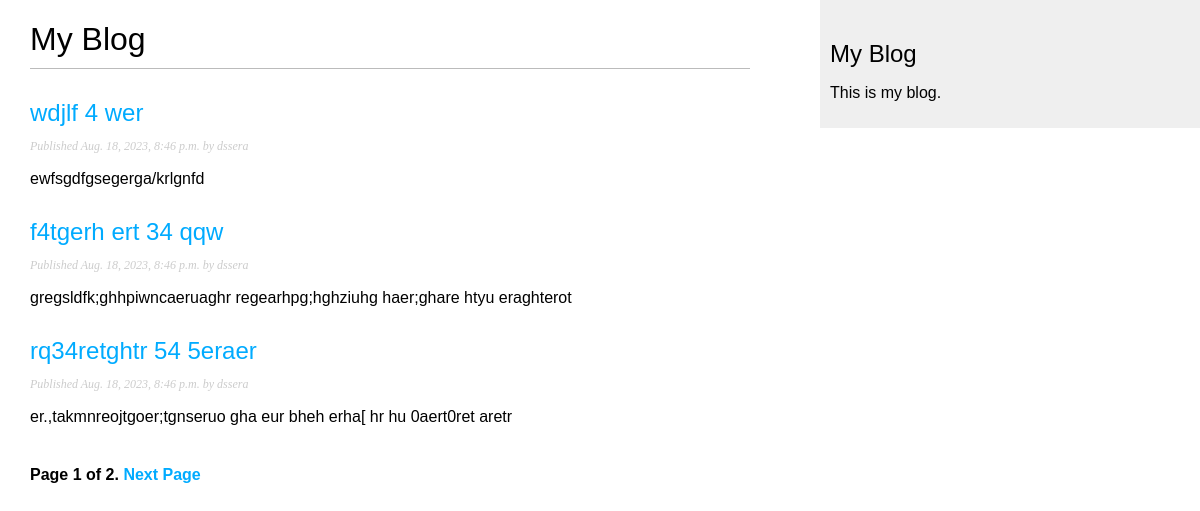
The page / on the database its author committed.
### blog/models.py (models this page shows, shortened)
class Post(models.Model):
    class Status(models.TextChoices):
        DRAFT = 'DF', 'Draft'
        PUBLISHED = 'PB', 'Published'
    title = models.CharField(max_length=250)
    slug = models.SlugField(max_length=250,
                            unique_for_date='publish')
    author = models.ForeignKey(User,
                               on_delete=models.CASCADE,
                               related_name='blog_posts')
    body = models.TextField()
    publish = models.DateTimeField(default=timezone.now())
    created = models.DateTimeField(auto_now_add=True)
    updated = models.DateTimeField(auto_now=True)
    status = models.CharField(max_length=2,
                              choices=Status.choices,
                              default=Status.DRAFT)
    objects = models.Manager()
    published = PublishedManager()
    class Meta:
        ordering = ['-publish']
        indexes = [
            models.Index(fields=['-publish']),
        ]
    def get_absolute_url(self):
        return reverse('blog:post_detail',
                       args=[self.publish.year,
                             self.publish.month,
                             self.publish.day,
                             self.slug,])

### blog/views.py (the view)
# urls.py: path('', views.PostListView.as_view(), name='post_list'),
class PostListView(ListView):
    queryset = Post.published.all()
    context_object_name = 'posts'
    paginate_by = 3
    template_name = 'post/list.html'

### blog/templates/post/list.html (shortened to what this page needs)
{% extends "base.html" %}
{% block content %}
    <h1>My Blog</h1>
    {% for post in posts %}
        <h2>
        <a href="{{ post.get_absolute_url }}">
        {{ post.title }}
        </a>
        </h2>
        <p class="date">
        Published {{ post.publish }} by {{ post.author }}
        </p>
        {{ post.body|truncatewords:30|linebreaks }}
    {% endfor %}
    {% include 'pagination.html' %}
{% endblock %}

### blog/templates/base.html (shortened to what this page needs)
{% load static %}
<!DOCTYPE html>
<html lang="en">
<head>
    <link href="{% static 'styles/blog.css' %} " rel="stylesheet">
</head>
<body>
    <div id="content">
        {% block content %}
        {% endblock content %}
    </div>
    <div id="sidebar">
        <h2>My Blog</h2>
        <p>This is my blog.</p>
    </div>
</body>
</html>

### blog/templates/pagination.html (shortened to what this page needs)
<div class="pagination">
    <span class="step-links">
        <span class="current">
            Page {{ page_obj.number }} of {{ page_obj.paginator.num_pages }}.
        </span>
        {% if page_obj.has_next %}
            <a href="?page={{page_obj.next_page_number}}">Next Page</a>
        {% endif %}
    </span>
</div>

### blog/static/styles/blog.css (style rules this page uses)
body { margin:0; padding:0; font-family:helvetica, sans-serif; }
a { color:#00abff; text-decoration:none; }
h1 { font-weight:normal; border-bottom:1px solid #bbb; padding:0 0 10px 0; }
h2 { font-weight:normal; margin:30px 0 0; }
#content { float:left; width:60%; padding:0 0 0 30px; }
#sidebar { float:right; width:30%; padding:10px; background:#efefef; height:100%; }
p.date { color:#ccc; font-family: georgia, serif; font-size: 12px; font-style: italic; }
.pagination { margin:40px 0; font-weight:bold; }

### rows shown on the page
Post: title "wdjlf 4 wer", publish "Aug. 18, 2023, 8:46 p.m.", author "dssera", body "ewfsgdfgsegerga/krlgnfd"
Post: title "f4tgerh ert 34 qqw", publish "Aug. 18, 2023, 8:46 p.m.", author "dssera", body "gregsldfk;ghhpiwncaeruaghr regearhpg;hghziuhg haer;ghare htyu eraghterot"
Post: title "rq34retghtr 54 5eraer", publish "Aug. 18, 2023, 8:46 p.m.", author "dssera", body "er.,takmnreojtgoer;tgnseruo gha eur bheh erha[ hr hu 0aert0ret aretr"

### other values the page prints
{{ page_obj.number }} "1"
{{ page_obj.paginator.num_pages }} "2"
